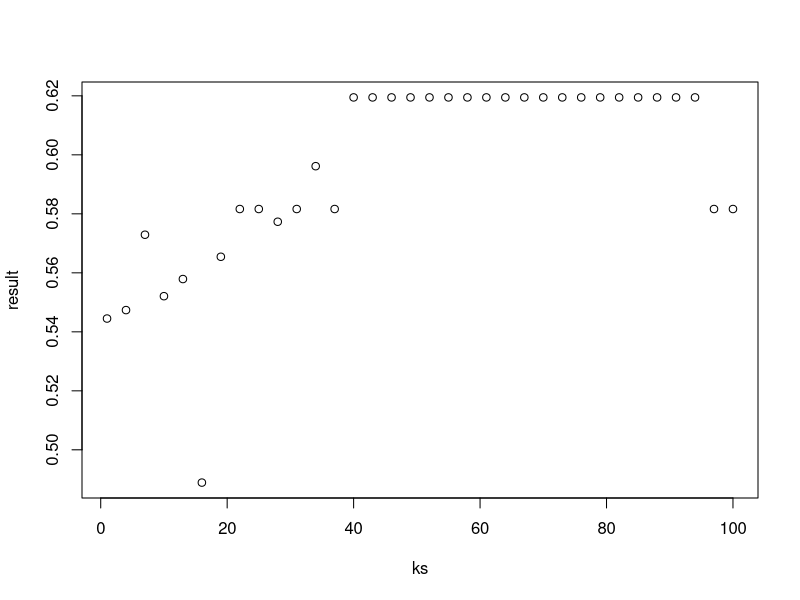

This chart was generated by the following R code:
# Comprehension Check: Nearest Neighbors
#Q1
# Previously, we used logistic regression to predict sex based on height. Now we are going to use knn 
# to do the same. Set the seed to 1, then use the caret package to partition the dslabs "heights" 
# data into a training and test set of equal size. Use the sapply function to perform knn with k values 
# of seq(1, 101, 3) and calculate F_1 scores.

library(caret)
library(dslabs)
library(tidyverse)
set.seed(1)
data("heights")
test_index <- createDataPartition(heights$sex, times = 1, p=0.5, list= FALSE)
train_set <- heights[-test_index,]
test_set <-  heights[test_index,]
ks <- seq(1, 101, 3)
result <- sapply(ks, function(k){
  
  fit <- knn3(sex ~ height, train_set, k = k )
  y_hat <- predict(fit, test_set ,type = "class") %>%
    factor(levels(train_set$sex))
  F_meas(data = y_hat, reference = test_set$sex)
})
plot(ks,result)
#What is the max value of F_1?
max(result)
#0.6019417

#At what value of k does the max occur?
ks[which.max(result)]
#46

########################################################################################################
#Q2
#Next we will use the same gene expression example used in the Comprehension Check: Distance exercises. 
# You can load it like this:


library(dslabs)
data("tissue_gene_expression")

# First, set the seed to 1 
set.seed(1)

# and split the data into training and test sets with p = 0.5.
y <- tissue_gene_expression$y
x <- tissue_gene_expression$x
train_index <- createDataPartition(tissue_gene_expression$y, times = 1, p = 0.5, list = FALSE)

# Then, report the accuracy you obtain from predicting tissue type using KNN with k = seq(1, 11, 2) 
# using sapply() or map_df(). Note: use the createDataPartition() function outside of sapply() or
# map_df().

# set.seed(1) # if using R 3.5 or earlier
set.seed(1, sample.kind = "Rounding") # if using R 3.6 or later
y <- tissue_gene_expression$y
x <- tissue_gene_expression$x
test_index <- createDataPartition(y, list = FALSE)
sapply(seq(1, 11, 2), function(k){
  fit <- knn3(x[-test_index,], y[-test_index], k = k)
  y_hat <- predict(fit, newdata = data.frame(x=x[test_index,]),
                   type = "class")
  mean(y_hat == y[test_index])
})
